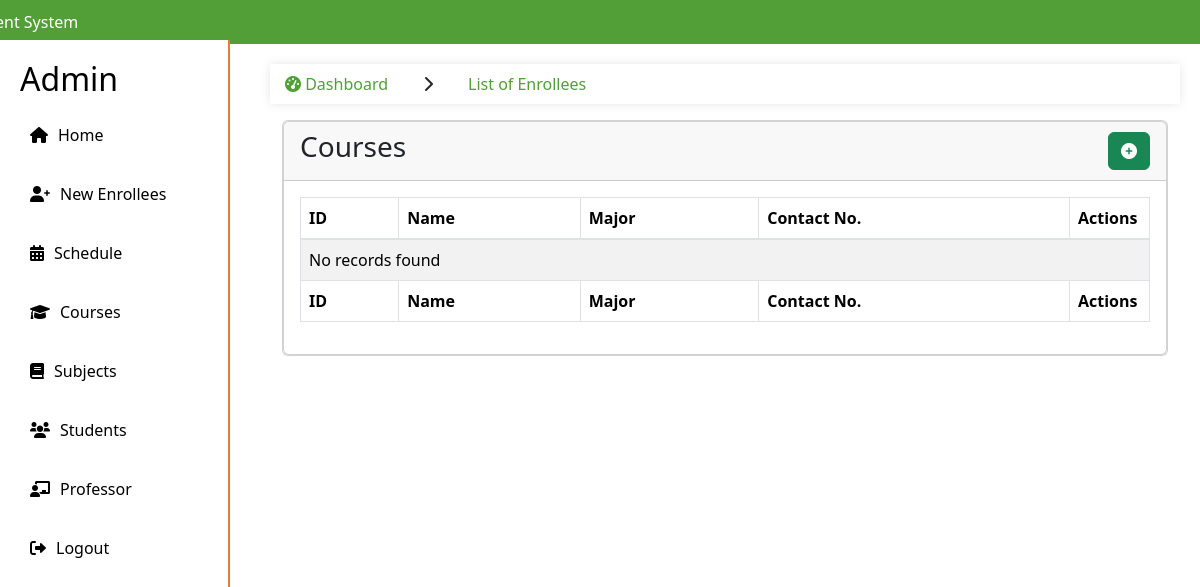
Before: /admin/professor.php with the older database file.
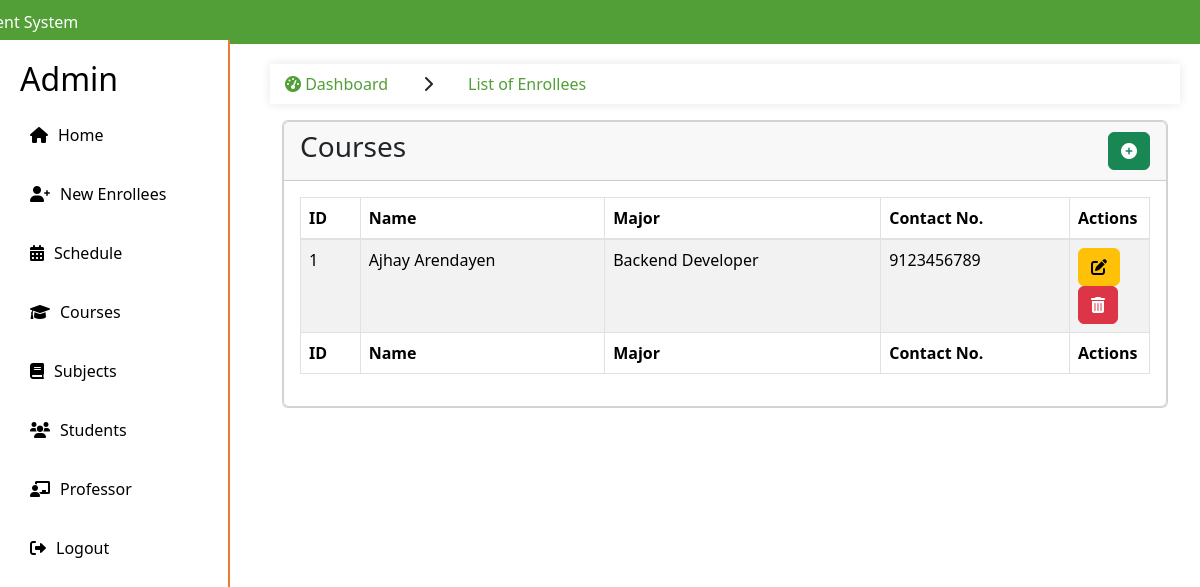
After: the same page with the newer database file.
### tables this page shows
CREATE TABLE `professor` (
  `id` int(11) NOT NULL,
  `name` varchar(255) NOT NULL,
  `major` varchar(255) NOT NULL,
  `contact` bigint(255) NOT NULL,
  `add_date` text NOT NULL
);

### admin/professor.php (the view, shortened to what this page needs)
<!DOCTYPE html>
<html lang="en">
<head>
    <link rel="stylesheet" href="https://stackpath.bootstrapcdn.com/bootstrap/4.5.2/css/bootstrap.min.css">
    <link rel="stylesheet" href="styles.css">
    <link rel="stylesheet" href="https://cdnjs.cloudflare.com/ajax/libs/font-awesome/6.0.0-beta3/css/all.min.css">
</head>
<body>
    <?php include "include/sidebar.php"; ?>
    <main>
    <section class="content">
    <ul class="breadcrumb">
                <li class="nav-item">
                    <a href="#"><i class="fas fa-tachometer-alt"></i> Dashboard</a>
                </li>
                <li class="nav-item">
                    <i class='fas fa-chevron-right'></i>
                </li>
                <li class="nav-item active">
                    <a href="#">List of Enrollees</a>
                </li>
            </ul>
      <div class="container-fluid">
        <div class="row">
          <div class="col-12">
            <div class="card">
            <div class="card">
            <div class="card-header d-flex justify-content-between align-items-center">
                <h3 class="card-title">Courses</h3>
                <button type="button" class="btn btn-success" data-bs-toggle="modal" data-bs-target="#staticBackdrop">
                    <i class="fa-solid fa-circle-plus"></i>
                </button>
            </div>
              <div class="card-body">
                <table id="example1" class="table table-bordered table-striped">
                  <thead>
                  <tr>
                            <th>ID</th>
                            <th>Name</th>
                            <th>Major</th>
                            <th>Contact No.</th>
                            <th class="actions-column">Actions</th>
                  </tr>
                  </thead>
                  <tbody>
                        <?php
                        $counter = 1;
                        $sql = "CALL SelectProf()";
                        $result = $conn->query($sql);
                        if ($result && $result->num_rows > 0) {
                            while ($details = $result->fetch_assoc()) {
                                ?>
                                <tr>
                                <td><?php echo $counter++; ?></td>
                                <td><?php echo $details['name']; ?></td>
                                <td><?php echo $details['major']; ?></td>
                                <td><?php echo $details['contact']; ?></td>
                                <td>
                                <button type="button" class="btn btn-warning" data-bs-toggle="modal" data-bs-target="#MODAL_ID_<?php $details['id']; ?>">
                                    <i class="fa-solid fa-pen-to-square"></i>
                                </button>
                                <button type="button" class="btn btn-danger" onclick="deleteCourse(<?php echo $details['id']; ?>)">
                                    <i class="fa-solid fa-trash-can"></i>
                                </button>
                                </td>
                                </tr>
                                <?php
                            }
                        } else {
                            echo "<tr><td colspan='10'>No records found</td></tr>";
                        }
                        ?>
                    </tbody>
                  <tfoot>
                    <tr>
                            <th>ID</th>
                            <th>Name</th>
                            <th>Major</th>
                            <th>Contact No.</th>
                            <th>Actions</th>
                    </tr>
                  </tfoot>
                </table>
              </div>
            </div>
          </div>
        </div>
      </div>
    </section>
    </main>
</body>
</html>

### admin/include/sidebar.php (shortened to what this page needs)
<!DOCTYPE html>
<html lang="en">
<head>
    <link rel="stylesheet" href="styles.css">
    <link rel="stylesheet" href="https://stackpath.bootstrapcdn.com/bootstrap/4.5.2/css/bootstrap.min.css">
    <link rel="stylesheet" href="styles.css">
    <link rel="stylesheet" href="https://cdnjs.cloudflare.com/ajax/libs/font-awesome/6.0.0-beta3/css/all.min.css">
    <link rel="stylesheet" href="plugins/fontawesome-free/css/all.min.css">
    <link rel="stylesheet" href="plugins/datatables-bs4/css/dataTables.bootstrap4.min.css">
    <link rel="stylesheet" href="plugins/datatables-responsive/css/responsive.bootstrap4.min.css">
    <link rel="stylesheet" href="plugins/datatables-buttons/css/buttons.bootstrap4.min.css">
    <link rel="stylesheet" href="https://cdnjs.cloudflare.com/ajax/libs/font-awesome/6.0.0-beta3/css/all.min.css">
    <link href="https://cdn.jsdelivr.net/npm/bootstrap@5.3.3/dist/css/bootstrap.min.css" rel="stylesheet">
</head>
<body>
<div class="top-bar">
    <div class="container">
        <p class="contact-info">
            <span class="enrollment-text">Enrollment System</span>
        </p>
    </div>
</div>
<div class="sidebar">
    <h2>Admin</h2>
    <ul>
        <li><a href="home.php"><i class="fas fa-home"></i> Home</a></li>
        <li><a href="new-enrollees.php"><i class="fas fa-user-plus"></i> New Enrollees</a></li>
        <li><a href="schedule.php"><i class="fas fa-calendar-alt"></i> Schedule</a></li>
        <li><a href="courses.php"><i class="fas fa-graduation-cap"></i> Courses</a></li>
        <li><a href="subjects.php"><i class="fas fa-book"></i> Subjects</a></li>
        <li><a href="students.php"><i class="fas fa-users"></i> Students</a></li>
        <li><a href="professor.php"><i class="fas fa-chalkboard-teacher"></i> Professor</a></li>
        <li><a href="logout.php"><i class="fa-solid fa-right-from-bracket"></i> Logout</a></li>
    </ul>
</div>

### admin/styles.css (style rules this page uses)
body { font-family: Arial, sans-serif; margin: 0; padding: 0; display: flex; flex-direction: column; }
.top-bar { background-color: #529f37; color: #fff; padding: 10px 20px; }
.top-bar .container { display: flex; justify-content: space-between; align-items: center; }
.contact-info { margin: 0; }
.enrollment-text { text-align: left; margin-left: -105px; }
.sidebar { width: 230px; height: calc(100vh - 40px); background-color: white; color: black; padding: 20px; box-sizing: border-box; border-right: 2px solid #e77d33; position: fixed; top: 40px; }
.sidebar ul { list-style-type: none; padding: 0; }
.sidebar ul li { margin: 15px 0; }
.sidebar ul li a { color: black; text-decoration: none; display: flex; align-items: center; padding: 10px; border-radius: 5px; transition: background-color 0.3s; }
.sidebar ul li a i { margin-right: 10px; }
.breadcrumb { display: flex; list-style-type: none; padding: 0; }
.breadcrumb li { margin-right: 5px; }
.breadcrumb li a { color: #529f37; text-decoration: none; }

### admin/professor.php (style rules this page uses)
body { padding-top: 56px; }
main { margin-left: 250px; padding: 20px; }
.breadcrumb { padding: 0; background-color: #fff; border-radius: 4px; box-shadow: 0 0 10px rgba(0,0,0,0.1); margin-bottom: 20px; }
.breadcrumb .nav-item { padding: 8px 15px; }
.breadcrumb .nav-item.active { color: #333; pointer-events: none; }
.actions-column { width: 80px; }

Changed rows visible on the page:
added professor: name "Ajhay Arendayen", major "Backend Developer", contact "9123456789"
Other visible differences:
text no longer shown: "No records found"
